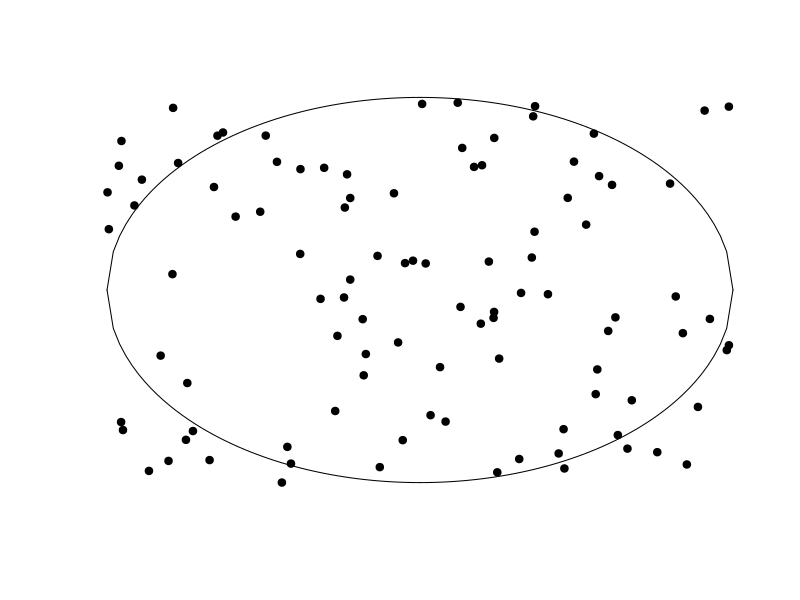
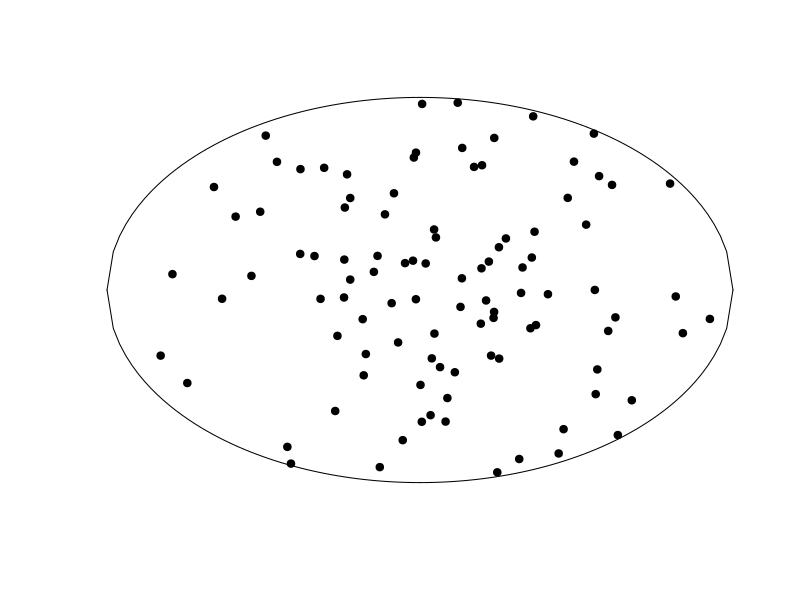
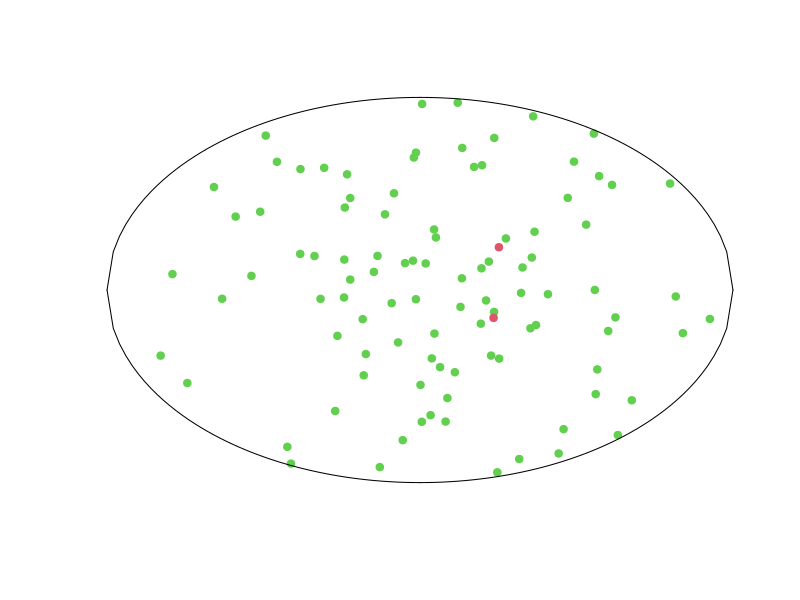
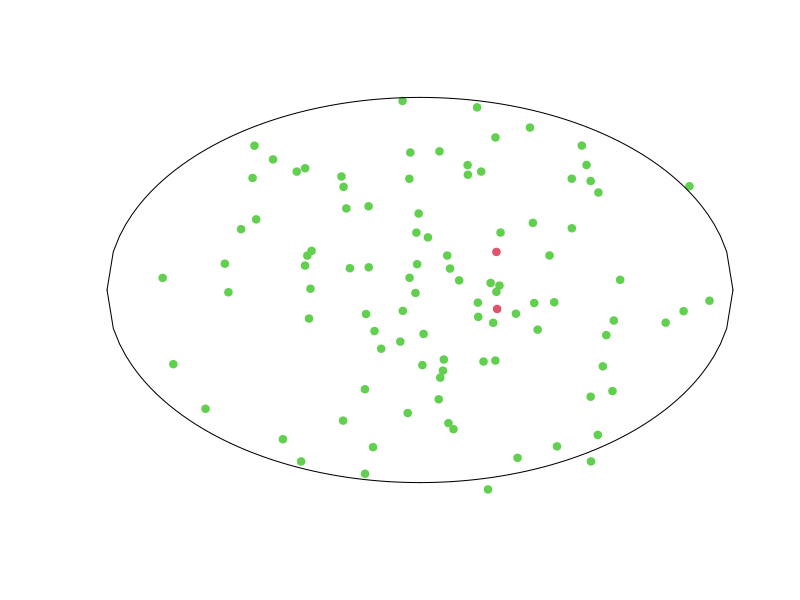
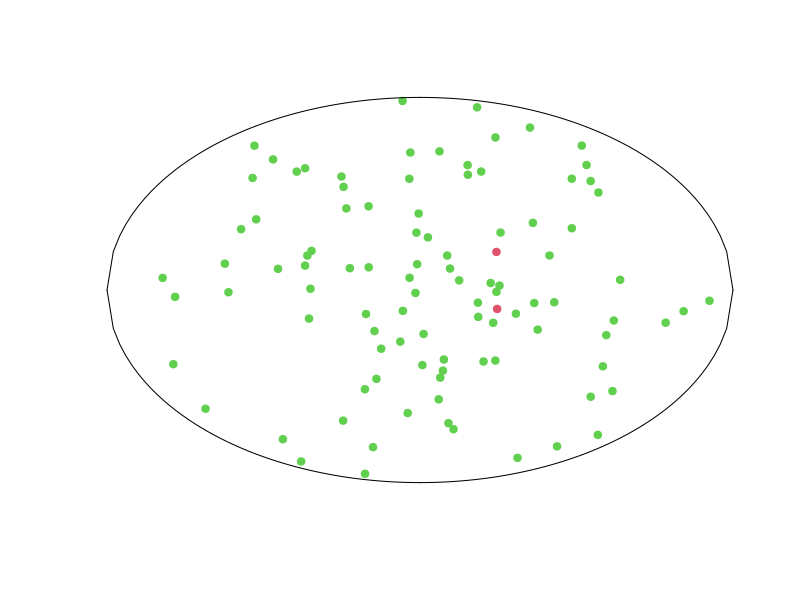
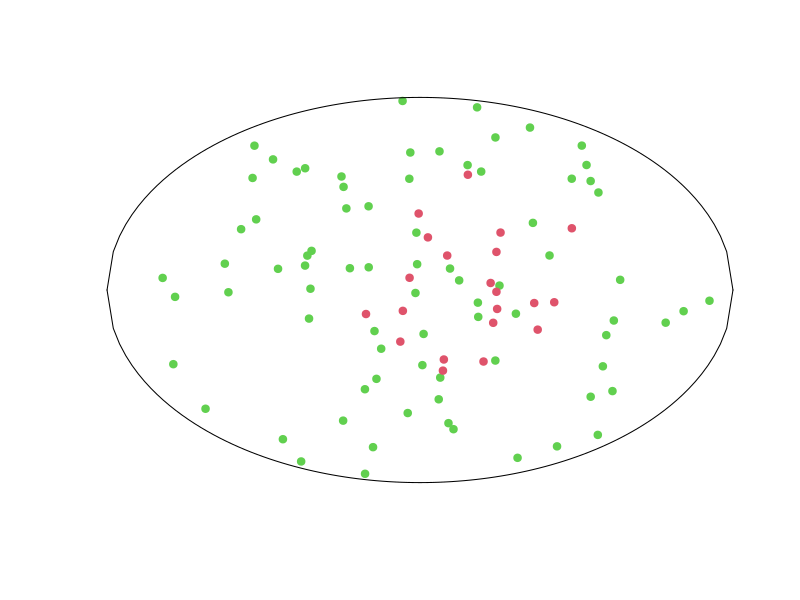
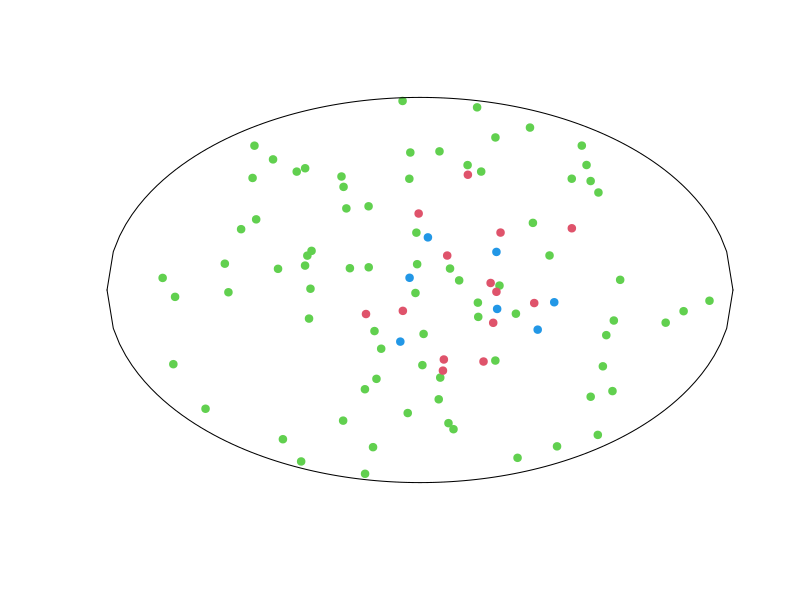
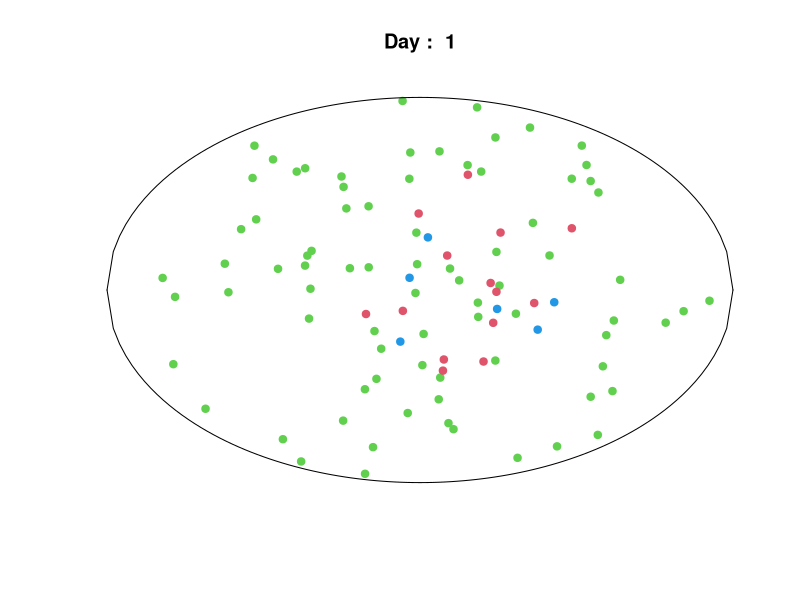

Here is the R script that generated these plots, in order: (Note: this script raises an error after producing the figures.)

######### 1
R = 1               ###  radius of circle
n = 100             #### Population size
alpha = 0.3         #### probability of catching the infection
beta=0.4           ##    probability of recovering from the infection
gama=0.2           ####  probability of losing immunity
days=100
x = runif(n,-R,R)
y= runif(n,-R,R)
############### 2
plot(x,y, pch = 19, bty = 'n', axes = F, xlab = '', ylab = '', xlim = c(-R,R), ylim = c(-R,R))
curve(sqrt(R^2-x^2),-R,R,add=T)
curve(-sqrt(R^2-x^2),-R,R,add=T)
############# 3 An agent who transgresses outside is teleported to an
##  arbitraty location inside.
Outer_point=which(x^2+y^2>R^2)
for(i in Outer_point)
{
  
if(x[i]<0)
{
x[i]=x[i]+R
    
}  
else
{
x[i]=x[i]-R  
    
}  
if(y[i]<0)
{
y[i]=y[i]+R
    
}  
else
{
y[i]=y[i]-R  
    
}
}

plot(x,y, pch = 19, bty = 'n', axes = F, xlab = '', ylab = '', xlim = c(-R,R), ylim = c(-R,R))
curve(sqrt(R^2-x^2),-R,R,add=T)
curve(-sqrt(R^2-x^2),-R,R,add=T)
v1=c(which(x^2+y^2>R^2))
######### Initialization
S0 = n - 2      ## Susceptible
I0 = 2          ## Infected
R0 = 0          ## Recovered
state = c( rep(3,S0),  rep(2, I0),  rep(4, R0))
############ 
sucsesptible=c()
infected=c()
recovred=c()
for(d1 in 1:days)
{
SO=length(which(state==3))
IO=length(which(state==2))
RO=length(which(state==4))
#state = c( rep(3,S0),  rep(2, I0),  rep(4, R0))
length(which(state==3))
#print(state)
plot(x,y, pch = 19, bty = 'n', axes = F, xlab = '', ylab = '', col =
       state, xlim = c(-R,R), ylim = c(-R,R))
curve(sqrt(R^2-x^2),-R,R,add=T)
curve(-sqrt(R^2-x^2),-R,R,add=T)
############ Each agent performs a random walk.
sd = 0.05
x = x + rnorm(n,0,sd)
y = y + rnorm(n,0,sd)
########## 7
#state = c( rep(3,S0),  rep(2, I0),  rep(4, R0))
plot(x,y, pch = 19, bty = 'n', axes = F, xlab = '', ylab = '', col =
       state, xlim = c(-R,R), ylim = c(-R,R))
curve(sqrt(R^2-x^2),-R,R,add=T)
curve(-sqrt(R^2-x^2),-R,R,add=T)
Outer_point=which(x^2+y^2>R^2)
for(i in Outer_point)
{
if(x[i]<0)
{
x[i]=x[i]+R
}  
else
{
x[i]=x[i]-R  
    
}  
if(y[i]<0)
{
y[i]=y[i]+R
    
}  
else
{
y[i]=y[i]-R  
    
}
}

plot(x,y, pch = 19, bty = 'n', axes = F, xlab = '', ylab = '', col =
       state, xlim = c(-R,R), ylim = c(-R,R))
curve(sqrt(R^2-x^2),-R,R,add=T)
curve(-sqrt(R^2-x^2),-R,R,add=T)
####### 8 ,9
r = 0.5    ############## infection radius
statePossible = which(state == 2)
IO=length(statePossible)
################### an S-agent becomes an I-agent with probability ??
for (i in 1:I0){
d = c()
for (j in 1:n){
d[j] = sqrt((x[j]-x[statePossible[i]])^2 +(y[j]-y[statePossible[i]])^2)
}
PossibleInf = which(d<r)
#print(PossibleInf)
if(length(PossibleInf)>0){
for (j in 1:length(PossibleInf)){
if((state[PossibleInf[j]] == 3) & (PossibleInf[j] !=statePossible[i])){
if(sample(c(1,0),1,prob = c(alpha, 1-alpha)) ==1){
state[PossibleInf[j]] = 2
}
}
}
}
}
#state = c( rep(3,S0),  rep(2, I0),  rep(4, R0))
plot(x,y, pch = 19, bty = 'n', axes = F, xlab = '', ylab = '', col =
       state, xlim = c(-R,R), ylim = c(-R,R))
curve(sqrt(R^2-x^2),-R,R,add=T)
curve(-sqrt(R^2-x^2),-R,R,add=T)
######### An I become an R with probability ??
inf = which(state == 2)
if(length(inf)>0){
for (j in 1:length(inf))
{
if(state[inf[j]] == 2)
{
if(sample(c(1,0),1,prob = c(beta, 1-beta)) ==1)
{
state[inf[j]] = 4
}
}
}
}
plot(x,y, pch = 19, bty = 'n', axes = F, xlab = '', ylab = '', col =
       state, xlim = c(-R,R), ylim = c(-R,R))
curve(sqrt(R^2-x^2),-R,R,add=T)
curve(-sqrt(R^2-x^2),-R,R,add=T)

############  An R become an S with probability ??.
recovered= which(state == 4)
for (j in 1:length(recovered))
{
if(state[recovered[j]] == 4)
{
if(sample(c(1,0),1,prob = c(gama, 1-gama)) ==1)
{
state[recovered[j]] = 3
}
}
}

plot(x,y, pch = 19, bty = 'n', axes = F, xlab = '', ylab = '', col =
       state, xlim = c(-R,R), ylim = c(-R,R), main = paste("Day : ", d1))
curve(sqrt(R^2-x^2),-R,R,add=T)
curve(-sqrt(R^2-x^2),-R,R,add=T)

sucsesptible[d1]=length(which(state==3))
infected[d1]=length(which(state==2))
recovred[d1]=length(which(state==4))
Sys.sleep(0.5)
}
################
print(sucsesptible)
print(infected)
print(recovred)
plot(1:days,sucsesptible,type="l",xlab="Time(Days)",ylab="Count",main="SIR Model",col="green",xlim=c(0,days),ylim=c(0,n),sub="for alpha=0.3 & beta=0.4 & gamma=0.2")
lines(1:days,infected,col="red")
lines(1:days,recovred,col="blue")
legend(locator(1),legend=c("sucsesptible","infected","recovred"),fill=c("green","red","blue"))
###################################

